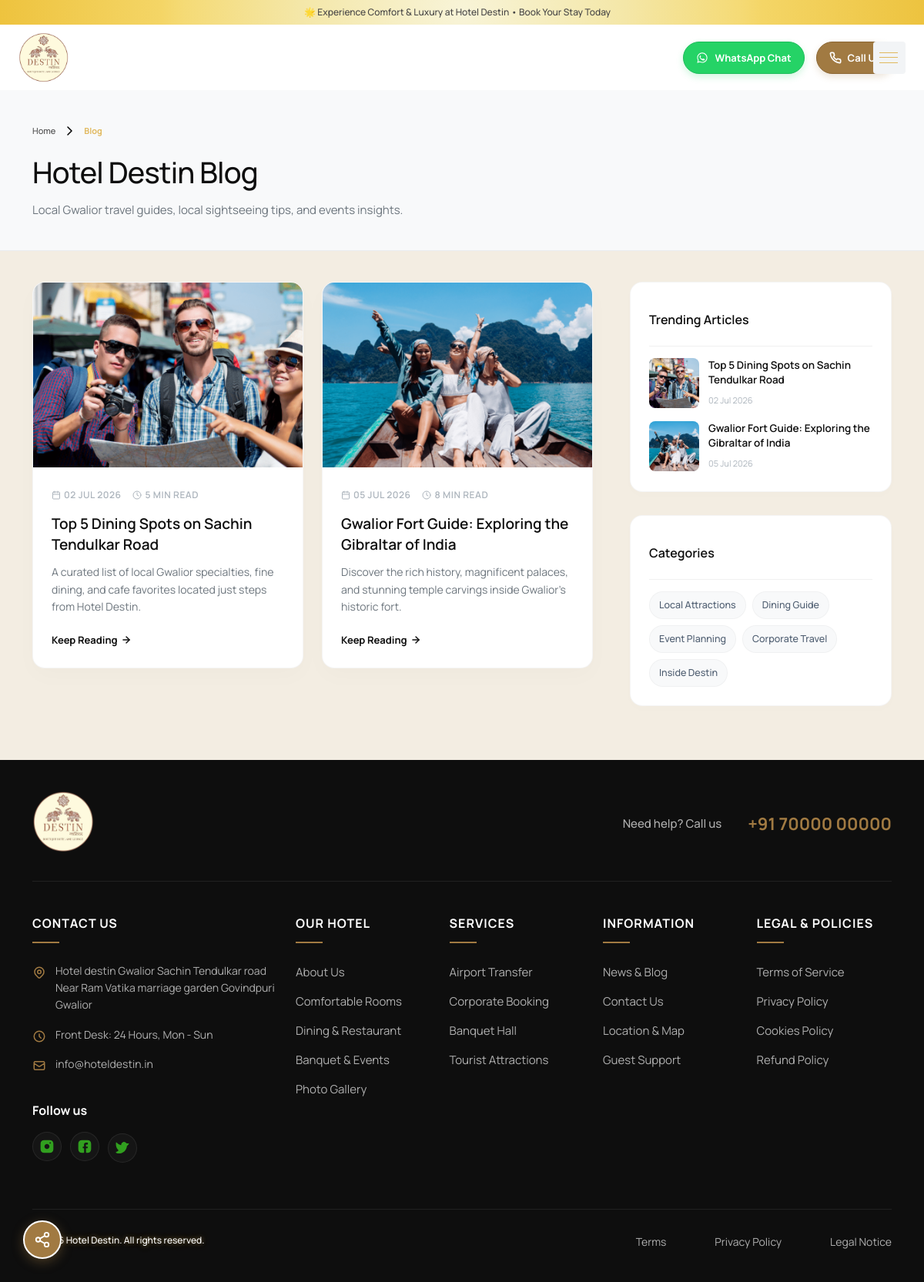
Screenshot of /blog.php with the database file from the repository.
### tables this page shows
CREATE TABLE IF NOT EXISTS `blogs` (
  `id` INT AUTO_INCREMENT PRIMARY KEY,
  `slug` VARCHAR(255) NOT NULL UNIQUE,
  `title` VARCHAR(255) NOT NULL,
  `category` VARCHAR(100) NOT NULL,
  `image_path` VARCHAR(255) DEFAULT 'assets/imgs/page/homepage1/news.png',
  `date` VARCHAR(50) NOT NULL,
  `read_time` VARCHAR(50) NOT NULL,
  `excerpt` TEXT NOT NULL,
  `content` TEXT NULL,
  `meta_title` VARCHAR(255) DEFAULT NULL,
  `meta_description` VARCHAR(255) DEFAULT NULL,
  `created_at` TIMESTAMP DEFAULT CURRENT_TIMESTAMP
);

CREATE TABLE IF NOT EXISTS `settings` (
  `id` INT AUTO_INCREMENT PRIMARY KEY,
  `key_name` VARCHAR(100) NOT NULL UNIQUE,
  `val_content` TEXT NULL,
  `created_at` TIMESTAMP DEFAULT CURRENT_TIMESTAMP
);

### blog.php (the view, shortened to what the rows shown need)
<?php
require_once __DIR__ . '/db.php';
$static_blog_posts = [
    [
        'id' => 1,
        'title' => 'Gwalior Fort Guide: Exploring the Gibraltar of India',
        'category' => 'Local Attractions',
        'image' => 'assets/imgs/page/homepage1/news.png',
        'date' => '05 Jul 2026',
        'read_time' => '8 min read',
        'excerpt' => 'Discover the rich history, magnificent palaces, and stunning temple carvings inside Gwalior\'s historic fort.'
    ],
    [
        'id' => 2,
        'title' => 'Top 5 Dining Spots on Sachin Tendulkar Road',
        'category' => 'Dining Guide',
        'image' => 'assets/imgs/page/homepage1/news2.png',
        'date' => '02 Jul 2026',
        'read_time' => '5 min read',
        'excerpt' => 'A curated list of local Gwalior specialties, fine dining, and cafe favorites located just steps from Hotel Destin.'
    ],
    [
        'id' => 3,
        'title' => 'Planning the Perfect Event or Wedding in Gwalior',
        'category' => 'Event Planning',
        'image' => 'assets/imgs/page/homepage1/news3.png',
        'date' => '28 Jun 2026',
        'read_time' => '10 min read',
        'excerpt' => 'From picking themes and menus to managing guest blocks, here is our ultimate checklist for stress-free banquets.'
    ],
    [
        'id' => 4,
        'title' => 'Why Business Travelers Choose Kailash Nagar',
        'category' => 'Corporate Travel',
        'image' => 'assets/imgs/page/homepage1/news.png',
        'date' => '20 Jun 2026',
        'read_time' => '4 min read',
        'excerpt' => 'Explore the connectivity benefits, workspace amenities, and central transit points that make business travel in Gwalior seamless.'
    ]
];
$limit = 6;
$page = isset($_GET['page']) ? intval($_GET['page']) : 1;
$offset = ($page - 1) * $limit;
$blog_posts = [];
try {
    $count_stmt = $pdo->query("SELECT COUNT(*) FROM blogs");
    $total_posts = intval($count_stmt->fetchColumn() ?: 0);
    if ($total_posts > 0) {
        $stmt = $pdo->prepare("SELECT * FROM blogs ORDER BY id DESC LIMIT ? OFFSET ?");
        $stmt->bindValue(1, $limit, PDO::PARAM_INT);
        $stmt->bindValue(2, $offset, PDO::PARAM_INT);
        $stmt->execute();
        $db_posts = $stmt->fetchAll();
        foreach ($db_posts as $b) {
            $blog_posts[] = [
                'id' => $b['id'],
                'slug' => $b['slug'],
                'title' => $b['title'],
                'category' => $b['category'],
                'image' => $b['image_path'],
                'date' => $b['date'],
                'read_time' => $b['read_time'],
                'excerpt' => $b['excerpt'],
                'content' => $b['content']
            ];
        }
    }
} catch (Exception $e) {
    error_log("Database blog posts load failure: " . $e->getMessage());
    $total_posts = count($static_blog_posts);
    $total_pages = ceil($total_posts / $limit);
    $sliced = array_slice($static_blog_posts, $offset, $limit);
    foreach ($sliced as $b) {
        $blog_posts[] = [
            'id' => $b['id'],
            'slug' => '',
            'title' => $b['title'],
            'category' => $b['category'],
            'image' => $b['image'],
            'date' => $b['date'],
            'read_time' => $b['read_time'],
            'excerpt' => $b['excerpt'],
            'content' => ''
        ];
    }
}
$trending_posts = [];
try {
    $trending_stmt = $pdo->query("SELECT * FROM blogs ORDER BY id DESC LIMIT 4");
    $trending_db = $trending_stmt->fetchAll();
    if (count($trending_db) > 0) {
        foreach ($trending_db as $t) {
            $trending_posts[] = [
                'id' => $t['id'],
                'slug' => $t['slug'],
                'title' => $t['title'],
                'date' => $t['date'],
                'image' => $t['image_path']
            ];
        }
    } else {
        $trending_posts = array_slice($static_blog_posts, 0, 4);
    }
} catch (Exception $e) {
    error_log("Trending posts load failure: " . $e->getMessage());
    $trending_posts = array_slice($static_blog_posts, 0, 4);
}
?>
<!DOCTYPE html>
<html lang="en" data-bs-theme="light">
<head>
    <link href="assets/css/stylee209.css?v=1.0.0" rel="stylesheet">
</head>
<body>
    <main class="main">
        <section class="blog-banner wow fadeIn">
            <div class="container">
                <h1 class="blog-banner-title">Hotel Destin Blog</h1>
            </div>
        </section>
        <section class="section-box background-body py-tight">
            <div class="container">
                <div class="row g-5">
                    <div class="col-lg-8 col-12">
                        <div class="row g-4">
                            <?php foreach ($blog_posts as $post):
                                $detail_link = !empty($post['slug']) ? 'blog-detail.php?slug=' . urlencode($post['slug']) : 'blog-detail.php?id=' . $post['id'];
                            ?>
                                <div class="col-md-6 col-12">
                                    <div class="blog-post-card wow fadeInUp">
                                        <div class="post-img-wrapper">
                                            <a href="<?php echo $detail_link; ?>">
                                                <img src="<?php echo $post['image']; ?>" alt="<?php echo htmlspecialchars($post['title']); ?>" loading="lazy">
                                            </a>
                                        </div>
                                        <div class="post-info-box">
                                            <div class="post-meta-details">
                                                <span class="post-meta-item">
                                                    <svg width="12" height="12" viewBox="0 0 24 24" fill="none" stroke="currentColor" stroke-width="2" stroke-linecap="round" stroke-linejoin="round"><rect x="3" y="4" width="18" height="18" rx="2" ry="2"/><line x1="16" y1="2" x2="16" y2="6"/><line x1="8" y1="2" x2="8" y2="6"/><line x1="3" y1="10" x2="21" y2="10"/></svg>
                                                    <?php echo $post['date']; ?>
                                                </span>
                                                <span class="post-meta-item">
                                                    <svg width="12" height="12" viewBox="0 0 24 24" fill="none" stroke="currentColor" stroke-width="2" stroke-linecap="round" stroke-linejoin="round"><circle cx="12" cy="12" r="10"/><polyline points="12 6 12 12 16 14"/></svg>
                                                    <?php echo $post['read_time']; ?>
                                                </span>
                                            </div>
                                            <h3 class="post-title">
                                                <a href="<?php echo $detail_link; ?>"><?php echo htmlspecialchars($post['title']); ?></a>
                                            </h3>
                                            <p class="post-excerpt"><?php echo htmlspecialchars($post['excerpt']); ?></p>
                                            <div class="post-footer-area">
                                                <a class="keep-reading-link" href="<?php echo $detail_link; ?>">
                                                    Keep Reading
                                                    <svg width="14" height="14" viewBox="0 0 24 24" fill="none" stroke="currentColor" stroke-width="2.5" stroke-linecap="round" stroke-linejoin="round"><line x1="5" y1="12" x2="19" y2="12"/><polyline points="12 5 19 12 12 19"/></svg>
                                                </a>
                                            </div>
                                        </div>
                                    </div>
                                </div>
                            <?php endforeach; ?>
                        </div>
                    </div>
                    <div class="col-lg-4 col-12">
                        <div class="sidebar-widget-box wow fadeInUp" data-wow-delay="0.05s">
                            <?php foreach ($trending_posts as $trend):
                                $trend_link = !empty($trend['slug']) ? 'blog-detail.php?slug=' . urlencode($trend['slug']) : 'blog-detail.php?id=' . $trend['id'];
                            ?>
                                <div class="trending-post-item">
                                    <div class="trending-img-wrapper">
                                        <img src="<?php echo $trend['image']; ?>" alt="Trending post cover image">
                                    </div>
                                    <div>
                                        <h5 class="trending-post-title">
                                            <a href="<?php echo $trend_link; ?>"><?php echo htmlspecialchars($trend['title']); ?></a>
                                        </h5>
                                        <span class="trending-post-date"><?php echo $trend['date']; ?></span>
                                    </div>
                                </div>
                            <?php endforeach; ?>
                        </div>
                    </div>
                </div>
            </div>
        </section>
    </main>
    <?php include("include/footer.php"); ?>
</body>
</html>

### include/footer.php (shortened to what the rows shown need)
<footer class="footer">
  <div class="container">
    <div class="footer-top">
      <div class="row align-items-center">
        <div class="col-md-8 text-center text-md-end">
          <?php
          $hotel_phone = get_setting('hotel_phone') ?: '1-800-222-8888';
          $phones = array_map('trim', explode(',', $hotel_phone));
          $first_phone = isset($phones[0]) ? $phones[0] : '1-800-222-8888';
          ?>
          <div class="d-flex align-items-center justify-content-center justify-content-md-end">
            <a class="text-md-medium need-help" href="tel:<?= htmlspecialchars($first_phone) ?>">Need help? Call us</a>
            <a class="heading-6 phone-support" href="tel:<?= htmlspecialchars($first_phone) ?>"><?= htmlspecialchars($first_phone) ?></a>
          </div>
        </div>
      </div>
    </div>
    <div class="row">
      <div class="col-md-3 col-sm-12 footer-1">
        <div class="mt-20 mb-20">
          <div class="box-info-contact">
            <div class="footer-contact-item">
              <span><?= htmlspecialchars(get_setting('hotel_address') ?: 'Hotel  destin Gwalior Sachin Tendulkar road Near Ram Vatika marriage garden Govindpuri Gwalior') ?></span>
            </div>
            <?php
            $hotel_email = get_setting('hotel_email') ?: 'info@hoteldestin.in';
            $emails = array_map('trim', explode(',', $hotel_email));
            $first_email = isset($emails[0]) ? $emails[0] : 'info@hoteldestin.in';
            ?>
            <div class="footer-contact-item">
              <svg width="18" height="18" fill="none" stroke="currentColor" stroke-width="2" viewBox="0 0 24 24" xmlns="http://www.w3.org/2000/svg">
                <path stroke-linecap="round" stroke-linejoin="round" d="M3 8l7.89 5.26a2 2 0 002.22 0L21 8M5 19h14a2 2 0 002-2V7a2 2 0 00-2-2H5a2 2 0 00-2 2v10a2 2 0 002 2z"></path>
              </svg>
              <span><?= htmlspecialchars($first_email) ?></span>
            </div>
          </div>
        </div>
      </div>
    </div>
  </div>
</footer>

### rows the page displays
blogs: image_path (picture), date "02 JUL 2026", read_time "5 MIN READ", title "Top 5 Dining Spots on Sachin Tendulkar Road", excerpt "A curated list of local Gwalior specialties, fine dining, and cafe favorites located just steps from Hotel Destin.", date "02 Jul 2026"
blogs: image_path (picture), date "05 JUL 2026", read_time "8 MIN READ", title "Gwalior Fort Guide: Exploring the Gibraltar of India", excerpt "Discover the rich history, magnificent palaces, and stunning temple carvings inside Gwalior's historic fort.", date "05 Jul 2026"
settings: val_content "+91 70000 00000"
settings: val_content "Hotel destin Gwalior Sachin Tendulkar road Near Ram Vatika marriage garden Govindpuri Gwalior"
settings: val_content "info@hoteldestin.in"

### other values shown
$announcement_text "🌟 Experience Comfort & Luxury at Hotel Destin • Book Your Stay Today"
